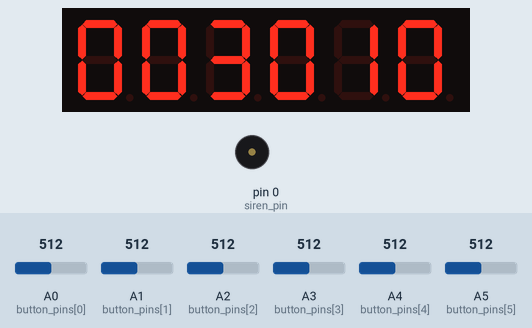
Simulated run of this sketch. Board: Arduino Uno, built with avr-gcc and run on an emulated ATmega328P. On the bench: 6-digit seven-segment display, buzzer (waves = sounding, pin HIGH). Wiring (inferred from the names in the program): 6-digit 7-segment display, segments lit when HIGH: segments pin 7, pin 8, pin 9, pin 10, pin 11, pin 12, pin 13; digit selects pin 2, pin 3, pin 4, pin 5, pin 6, pin 1. Inputs (shaded band) come from the test bench; at power-on: A0 (button_pins[0]) = 512, A1 (button_pins[1]) = 512, A4 (button_pins[4]) = 512, A2 (button_pins[2]) = 512, A3 (button_pins[3]) = 512, A5 (button_pins[5]) = 512. The segment pins are drawn as the display they are named for; pins used as bus, display or sensor lines are not drawn.

Above: at 1.2 s.
1.3 s: A0 (button_pins[0]) set to 716
At 2.14 s:
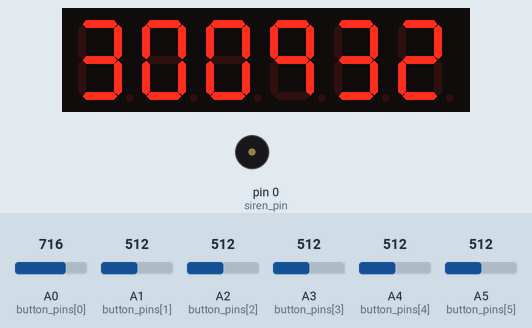
2.8 s: A1 (button_pins[1]) set to 583
4.3 s: A1 (button_pins[1]) set to 617
At 5.1 s:
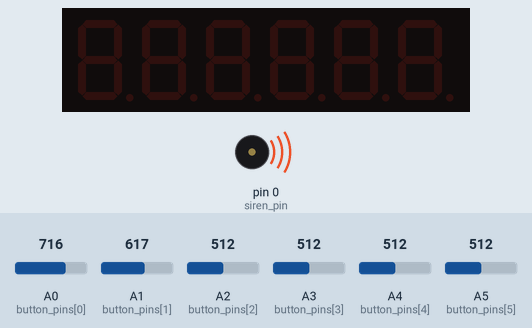
5.8 s: A4 (button_pins[4]) set to 90
At 8.53 s:
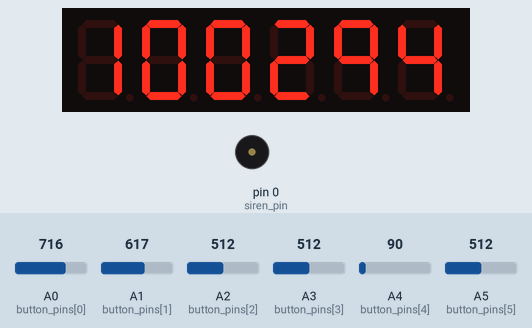
Timing chart, 0 to 9.8 s (numbered marks = the images above; inputs shaded):
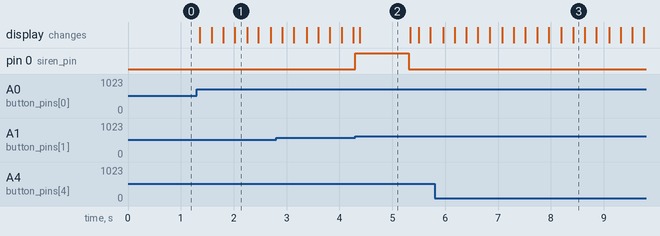

Measured:
- the behaviour switches between 600 and 601 on A1 (button_pins[1]) (found by bisection; images 1 and 2)
- after the input at 1.3 s, the display: first changes after 0.06 s (image 1 shows a later state)
- after the input at 4.3 s, pin 0 (siren_pin): LOW → HIGH at once, → LOW 1.0 s later
- what the display in image 2 shows lasts 0.9 s, from 4.4 s to 5.3 s

The sketch:

bomba.ino
```cpp
// (minutes * 60 + seconds) * 1000 = time in miliseconds
const unsigned long timer_minutes = 30L;
const unsigned long timer_seconds = 10L;
const unsigned long wrong_code_penalty_minutes = 20L;
const int valid_code[] = {1,2,3,4,5,6};

// blinking after bomb explodes
const int blink_pause = 300; // turned off delay
const int blink_multiplex_rate = 2000; // how many iterations before pause
const int beep_after_explode = 3;

// multiplex rate controls how many times to rotate between segments before updating displayed number
const int multiplex_rate = 2000;
const int button_read_freq = 5;

// controls wether to print debugging info to serial port
const bool print_pins = false;
const bool print_buttons = false;
const bool print_raw_buttons = false;
const bool print_clock = false;
const bool print_segment = false;
const bool print_blink = false;
const bool print_number = false;
const bool print_code = false;

// configuration of output/input pins
const int segment_pins[] = { 2, 3, 4, 5, 6, 1 };
const int number_pins[] = { 7, 8, 9, 10, 11, 12, 13 };
const int button_pins[] = { A0, A1, A2, A3, A4, A5 };

const int siren_pin = 0;

// help vars below
bool ticking = false;
bool armed = true;
bool started = false;

const bool serial = print_pins || print_buttons || print_clock || print_segment || print_blink || print_number || print_raw_buttons || print_code;

const unsigned long timer = (timer_minutes * 60L + timer_seconds) * 1000L;

const int buttons = sizeof(button_pins)/sizeof(int);
const int segments = sizeof(segment_pins)/sizeof(int);
const int numbers = sizeof(number_pins)/sizeof(int);
const int code_size = sizeof(valid_code)/sizeof(int);

int last_button_values[buttons] = {};
int code_position = 0;
int explode_beeps = 0;

unsigned long penalty = 0;

unsigned long remaining = timer;

int current_segment = 0;
int current_button = 0;

int display[6];
unsigned long boot;

const byte segment_numbers[][7] =
{
    { 1,1,1,1,1,1,0 },  // = 0
    { 0,1,1,0,0,0,0 },  // = 1
    { 1,1,0,1,1,0,1 },  // = 2
    { 1,1,1,1,0,0,1 },  // = 3
    { 0,1,1,0,0,1,1 },  // = 4
    { 1,0,1,1,0,1,1 },  // = 5
    { 1,0,1,1,1,1,1 },  // = 6
    { 1,1,1,0,0,0,0 },  // = 7
    { 1,1,1,1,1,1,1 },  // = 8
    { 1,1,1,0,0,1,1 }   // = 9
};

// ordered like button_pins
// HIGH, LOW
const int button_mapping[][2] =
{
    { 2, 1},
    { 3, 4},
    { 5, 6},
    { 8, 7},
    { 0, 9},
    { 10, 11}
};

// enable Serial << streaming
template<class T> inline Print &operator <<(Print &obj, T arg)
{
    obj.print(arg);
    return obj;
}

void setup()
{
    if (serial)
    {
        Serial.begin(9600);
    }

    pinMode(siren_pin, OUTPUT);
    digitalWrite(siren_pin, LOW);

    for(int i=0; i < segments; i++)
    {
        pinMode(segment_pins[i], OUTPUT);
    }

    for(int i=0; i < numbers; i++)
    {
        pinMode(number_pins[i], OUTPUT);
    }

    for(int i=0; i < buttons; i++)
    {
        pinMode(button_pins[i], INPUT);
    }
};

void loop()
{
    if(started)
    {
        tick();
    }
    else
    {
        wait_for_start();
    }
};

void wait_for_start()
{
    int button;

    int hours, minutes, seconds, miliseconds;
    extract_clock(timer, hours, minutes, seconds, miliseconds);
    update_clock(hours, minutes, seconds);

    do
    {
        multiplex(1);
        button = read_next_button();
    }
    while (button == -1);

    boot = millis();

    started = true;
    ticking = true;
    armed = true;
};

void tick()
{
    if(remaining == 0)
    {
        ticking = false;
        update();
    }

    if (ticking)
    {
        update();
        multiplex(multiplex_rate);
    }
    else
    {
        multiplex(blink_multiplex_rate);

        if (armed && explode_beeps++ < beep_after_explode)
        {
            beepStart();
        }

        blink();

        if (armed)
        {
            beepEnd();
        }
    }
};

int next_segment()
{
    int next_segment = current_segment + 1;

    if (next_segment >= segments)
    {
        return 0;
    }
    else
    {
        return next_segment;
    }
};

void update_clock(int first, int second, int third)
{
    if(print_clock)
    {
        Serial << first << ":" << second << ":" << third << "\n";
    }

    display[0] = first / 10;
    display[1] = first % 10;
    display[2] = second / 10;
    display[3] = second % 10;
    display[4] = third / 10;
    display[5] = third % 10;
};

unsigned long elapsed()
{
    return millis() - boot + penalty;
};

void extract_clock(long time, int &hours, int &minutes, int &seconds, int &miliseconds)
{
    int seconds_left = time / 1000L;
    miliseconds = time % 1000L;

    hours  =  seconds_left / 3600L;
    minutes = (seconds_left / 60L) % 60L;
    seconds = seconds_left % 60L;

    if (print_clock)
    {
        Serial << "Hour: " << hours << " Minutes: " << minutes << " Seconds: " << seconds << " Miliseconds: " << miliseconds << "\n";
    }

};

void update()
{
    unsigned long elps = elapsed();

    if(timer > elps)
    {
        remaining = timer - elps;
    }
    else
    {
        remaining = 0;
    }

    if(print_clock)
    {
        Serial << "Timer: " << timer << " Remaining: " << remaining << " Elapsed: " << elps << "\n";
    }

    int hours, minutes, seconds, miliseconds;
    extract_clock(remaining, hours, minutes, seconds, miliseconds);

    if (hours > 0)   // show hours:minutes:seconds
    {
        update_clock(hours, minutes, seconds);
    }
    else     // show minutes:seconds:miliseconds
    {
        update_clock(minutes, seconds, miliseconds / 10);
    }
};

void show_segment(int segment)
{
    if(print_segment)
    {
        Serial << "Showing segment: " << segment << "\n";
    }

    fade_segments();
    show_number(display[segment]);
    turn_on(segment_pins[segment]);
};

int button_index(int value)
{

    if (value > 600 && value < 800)
    {
        return 1;
    }

    if (value > 900)
    {
        return 0;
    }
}
bool button_pressed(int value)
{
    return value > 100;
}

int read_next_button()
{
    int next_button = (current_button + 1) % buttons;
    current_button = next_button;
    int button_value = read_button(current_button);
    int index;
    int number = -1;

    if (print_raw_buttons)
    {
        Serial << "Button: " << current_button << " = " << button_value << "\n";
    }

    if (button_pressed(button_value))
    {
        number = button_mapping[current_button][button_index(button_value)];
    }

    if (last_button_values[current_button] == number)
    {
        return -1;
    }
    else
    {
        last_button_values[current_button] = number;
        return number;
    }
};

int read_button(int button)
{
    int pin = button_pins[button];
    int value = analogRead(pin);
    return value;
};

void wrong_code_penalty()
{
    penalty += wrong_code_penalty_minutes * 60L * 1000L;
}

void reset_code()
{
    code_position = 0;
    beep(200);
    delay(200);
    beep(200);
    return;
}

void try_code(int number)
{
    if (number == 11 || number == 10)
    {
        return reset_code();

    }

    bool valid;
    int expected = valid_code[code_position++];

    if (print_code)
    {
        Serial << "Expected code: " << expected << ", got: " << number << "\n";
    }

    valid = expected == number;


    if (!valid)
    {
        beep(1000);
        code_position = 0;
        wrong_code_penalty();
        return;
    }


    if (code_position == code_size)
    {
        ticking = false;
        armed = false;
    }

};

void multiplex(int rate)
{
    for(int i=0; i < rate; i++)
    {
        show_segment(current_segment);
        current_segment = next_segment();

        // +1 for not reading buttons on every first call
        if((i+1)%button_read_freq == 0 && ticking)
        {

            int number = read_next_button();

            if (number >= 0)
            {
                if (print_buttons)
                {
                    Serial << "Pressed number: " << number << "\n";
                }

                beep(10);

                try_code(number);
            }
        }

    }
};

void blink()
{
    fade_segments();
    delay(blink_pause);

    if (print_blink)
    {
        Serial << "BOOM! Blink.\n";
    }
};

void show_number(int number)
{
    if(print_number)
    {
        Serial << "Showing number: " << number << "\n";
    }

    for(int i=0; i < numbers; i++)
    {
        int pin = number_pins[i];
        bool on = segment_numbers[number][i];
        on ? turn_on(pin) : turn_off(pin);
    }
};

void fade_segments()
{
    for(int i=0; i <  sizeof(segment_pins)/sizeof(int); i++)
    {
        turn_off(segment_pins[i]);
    }
};

void turn_on(int pin)
{
    digitalWrite(pin, HIGH);

    if (print_pins)
    {
        Serial << "Turn ON pin: " << pin << "\n";
    }
};

void turn_off(int pin)
{
    digitalWrite(pin, LOW);

    if (print_pins)
    {
        Serial << "Turn OFF pin: " << pin << "\n";
    }
};

void beep(int pause)
{
    beepStart();
    fade_segments();
    delay(pause);
    beepEnd();

}

void beepStart()
{
    digitalWrite(siren_pin, HIGH);
}

void beepEnd()
{
    digitalWrite(siren_pin, LOW);
};
```
